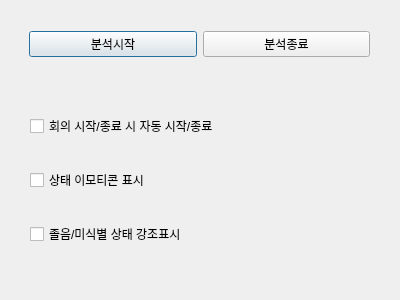
<?xml version="1.0" encoding="UTF-8"?>
<ui version="4.0">
 <class>Dialog</class>
 <widget class="QDialog" name="Dialog">
  <property name="geometry">
   <rect>
    <x>0</x>
    <y>0</y>
    <width>400</width>
    <height>300</height>
   </rect>
  </property>
  <property name="windowTitle">
   <string>Dialog</string>
  </property>
  <widget class="QWidget" name="horizontalLayoutWidget">
   <property name="geometry">
    <rect>
     <x>29</x>
     <y>29</y>
     <width>341</width>
     <height>31</height>
    </rect>
   </property>
   <layout class="QHBoxLayout" name="horizontalLayout">
    <item>
     <widget class="QPushButton" name="analysisStartBtn">
      <property name="minimumSize">
       <size>
        <width>167</width>
        <height>0</height>
       </size>
      </property>
      <property name="text">
       <string>분석시작</string>
      </property>
     </widget>
    </item>
    <item>
     <widget class="QPushButton" name="analysisEndBtn">
      <property name="text">
       <string>분석종료</string>
      </property>
     </widget>
    </item>
   </layout>
  </widget>
  <widget class="QWidget" name="verticalLayoutWidget">
   <property name="geometry">
    <rect>
     <x>30</x>
     <y>90</y>
     <width>341</width>
     <height>181</height>
    </rect>
   </property>
   <layout class="QVBoxLayout" name="verticalLayout">
    <item>
     <widget class="QCheckBox" name="autoStartEnd">
      <property name="text">
       <string>회의 시작/종료 시 자동 시작/종료</string>
      </property>
     </widget>
    </item>
    <item>
     <widget class="QCheckBox" name="emoticonBtn">
      <property name="text">
       <string>상태 이모티콘 표시</string>
      </property>
     </widget>
    </item>
    <item>
     <widget class="QCheckBox" name="highlightChkBox">
      <property name="text">
       <string>졸음/미식별 상태 강조표시</string>
      </property>
     </widget>
    </item>
   </layout>
  </widget>
 </widget>
 <resources/>
 <connections/>
</ui>
